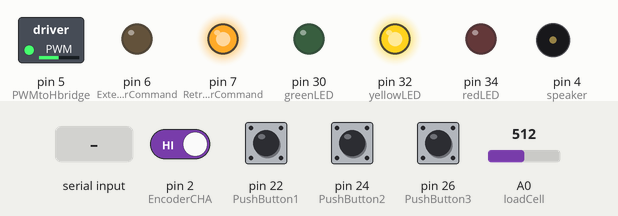
A sketch run on a simulated Arduino Mega 2560, built with avr-gcc and run on an emulated ATmega2560. On the bench: switched loads named in the sketch (green lamp = pin HIGH), output pins drawn as LEDs (lit = HIGH), buzzer (waves = sounding, pin HIGH). The test bench sets the inputs (shaded band); at power-on: pin 2 (EncoderCHA), pin 24 (PushButton2), pin 26 (PushButton3) HIGH, pin 22 (PushButton1) LOW, A0 (loadCell) = 512. What the sketch prints to the serial monitor is not drawn.

Above: at 1.2 s.
1.3 s: "90,45\n" received over Serial
At 3.8 s:
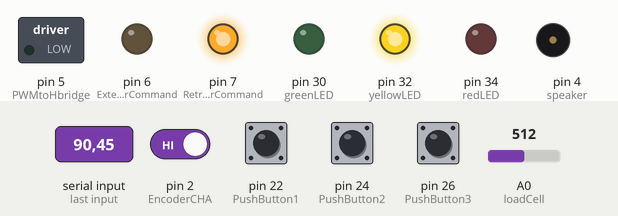
4.3 s: A0 (loadCell) set to 106
7.3 s: A0 (loadCell) set to 88
10.3 s: pin 26 (PushButton3) pulled LOW for 0.15 s
13.4 s: pin 26 (PushButton3) pulled LOW for 1 s
17.4 s: "30,150\n" received over Serial
Timing chart, 0 to 20.4 s (numbered marks = the images above; inputs shaded):
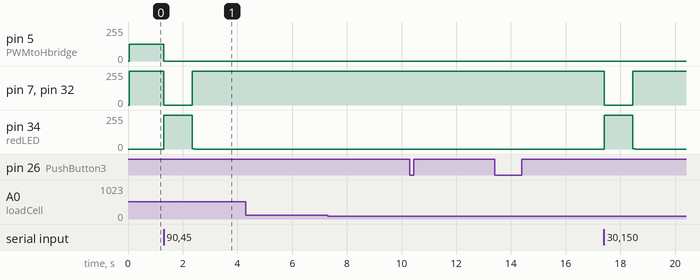

The sketch:

sketch_QUT_DUROMETER.ino
```cpp
// sketch is intended for Arduino Mega

//======================================================================================================================================================
//||                                                          HARDWARE ASSIGNMENT                                                                     ||
//======================================================================================================================================================

//define hardware assignment for user input
#define PushButton1 22
#define PushButton2 24
#define PushButton3 26
#define PushButton4 28

//define hardware assignment for linear actuator feedback
#define EncoderCHA 2
#define EncoderCHB 3

//define hardware assignment for linear actuator control
#define PWMtoHbridge 5
#define ExtendActuatorCommand 6
#define RetractActuatorCommand 7

//define hardware assignment for system status
#define redLED 34
#define yellowLED 32
#define greenLED 30
#define speaker 4

//define hardware assignment for load cell
#define loadCell A0


//======================================================================================================================================================
//||                                                            GLOBAL VARIABLES                                                                      ||
//======================================================================================================================================================


//global variables
int PushButton1_Status = 0;
int PushButton2_Status = 0;
int PushButton3_Status = 0;
unsigned int motorSpeed = 125;
float AppliedForce = 0.0;
const int pulsesPerMM = 100;    //this value will change dependent on actuator encoder specification.
volatile long pulseCounts = 0;
volatile float linearTravel = 0.0;

//======================================================================================================================================================
//||                                                                 SETUP                                                                            ||
//======================================================================================================================================================

void setup() {
pinMode(PushButton1, INPUT);
pinMode(PushButton2, INPUT);
pinMode(PushButton3, INPUT);
pinMode(PushButton4, INPUT);
pinMode(EncoderCHA, INPUT);
pinMode(EncoderCHB, INPUT);
pinMode(PWMtoHbridge, OUTPUT);
pinMode(ExtendActuatorCommand, OUTPUT);
pinMode(RetractActuatorCommand, OUTPUT);
pinMode(redLED, OUTPUT);
pinMode(yellowLED, OUTPUT);
pinMode(greenLED, OUTPUT);
pinMode(speaker, OUTPUT);

//set up interrupts
attachInterrupt(digitalPinToInterrupt(2), ISR_ReadEncoder, FALLING);

//initialise serial connection
Serial.begin(9600);

}

//======================================================================================================================================================
//||                                                                 MAIN PROGRAM                                                                     ||
//======================================================================================================================================================

void loop() {
  // update the global variable for motorspeed via the serial port
      while(Serial.available() > 0){
    motorSpeed = Serial.parseInt();
  }

  PushButton3_Status = digitalRead(PushButton3);
  if(PushButton3_Status == LOW){
    StopActuator();
  }
 do{
  //read status of digital inputs
  PushButton1_Status = digitalRead(PushButton1);
  PushButton2_Status = digitalRead(PushButton2);
  PushButton3_Status = digitalRead(PushButton3);

  //read status of analog inputs
  AppliedForce = analogRead(loadCell);

  if(PushButton1_Status == HIGH && PushButton2_Status == LOW){
    RunActuatorForward();
}
if(PushButton1_Status == LOW && PushButton2_Status == HIGH){
  RunActuatorReverse();
}
Serial.print("TRAVEL: ");
Serial.print(linearTravel);
Serial.print("  LOAD: ");
Serial.println(AppliedForce);
}
while (PushButton3_Status != HIGH);
StopActuator();
}

//======================================================================================================================================================
//||                                                                 SUB-ROUTINES                                                                     ||
//======================================================================================================================================================

void RunActuatorForward(void){
  digitalWrite(greenLED, HIGH);
  digitalWrite(yellowLED, LOW);
  digitalWrite(redLED, LOW);
  digitalWrite(RetractActuatorCommand, LOW);
  digitalWrite(ExtendActuatorCommand, HIGH);
  analogWrite(PWMtoHbridge, motorSpeed);
}
void RunActuatorReverse(void){

  digitalWrite(yellowLED, HIGH);
  digitalWrite(redLED, LOW);
  digitalWrite(greenLED, LOW);
  digitalWrite(ExtendActuatorCommand, LOW);
  digitalWrite(RetractActuatorCommand, HIGH);
  analogWrite(PWMtoHbridge, motorSpeed);
}
void StopActuator(void){
  digitalWrite(redLED, HIGH);
  digitalWrite(greenLED, LOW);
  digitalWrite(yellowLED, LOW);
  digitalWrite(RetractActuatorCommand, LOW);
  digitalWrite(ExtendActuatorCommand, LOW);
  analogWrite(PWMtoHbridge, 0);
}

//======================================================================================================================================================
//||                                                         INTERRUPT SERVICE ROUTINES                                                               ||
//======================================================================================================================================================

void ISR_ReadEncoder(void){
int b = digitalRead(EncoderCHB);
int increment = 0;
if(b > 0){
  increment = 1;
}
else{
  increment = -1;
}
pulseCounts = pulseCounts + increment;

//calculate the linear travel based on pulses
linearTravel = pulseCounts / pulsesPerMM;
}
```

Measured:
- after the input at 1.3 s, pin 5 (PWMtoHbridge): 125/255 → 0/255 at once; pin 7 (RetractActuatorCommand), pin 32 (yellowLED): 255/255 → 0/255 at once, → 254/255 1.0 s later, → 255/255 0.08 s later; pin 34 (redLED): 0/255 → 255/255 at once, → 1/255 1.0 s later, → 0/255 0.08 s later
